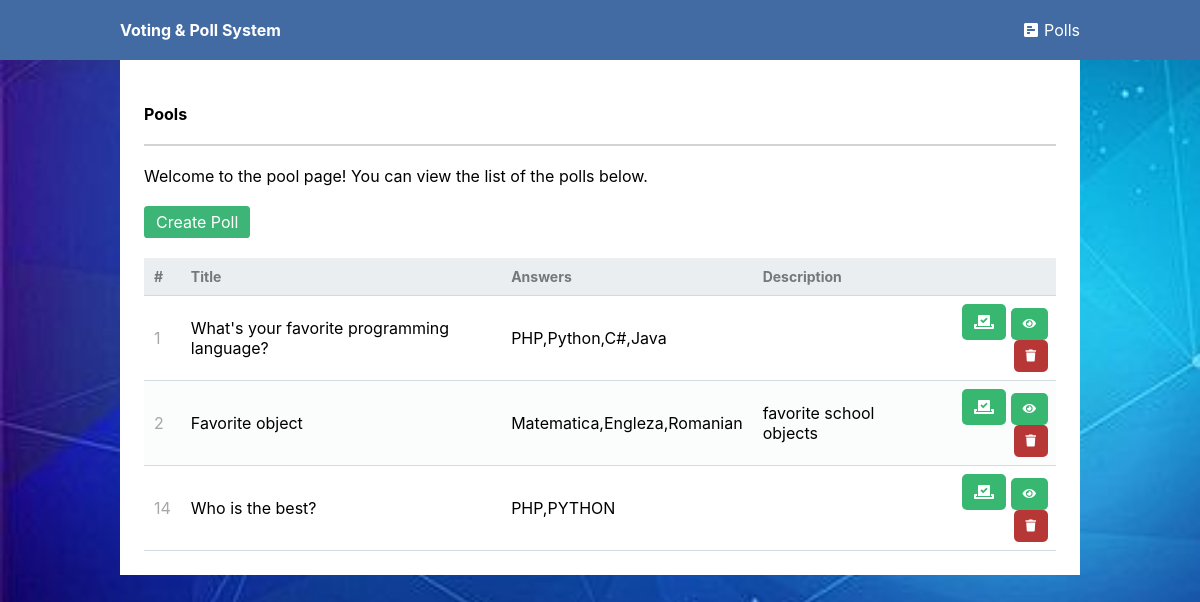
/user_mod/admin.php, run on the app's committed database.
### tables this page shows
CREATE TABLE `polls` (
  `id` int(11) NOT NULL,
  `title` text NOT NULL,
  `desc` text NOT NULL
);

### user_mod/admin.php (the view, shortened to what this page needs)
<?php
	include 'functions.php';
?>
<article class="content_to_center">
	<br>
	<h2>Pools</h2>
	<br>
	<hr>
	<br>
	<p>Welcome to the pool page! You can view the list of the polls below.</p>
	<?php
		print <<<EOT
				<br><button onclick="change_location('create.php')">Create Poll</button><br><br>
				EOT;
	?>
	<table>
        <thead>
            <tr>
                <td>#</td>
                <td>Title</td>
				<td>Answers</td>
				<td>Description</td>
                <td></td>
            </tr>
        </thead>
        <tbody>
        	<?php
				$query ='SELECT p.*, GROUP_CONCAT(pa.title ORDER BY pa.id) AS answers
						 FROM polls p
						 LEFT JOIN poll_answers pa ON pa.poll_id = p.id
						 GROUP BY p.id';
        		$result = mysqli_query($conection, $query);
        		while($polls = mysqli_fetch_assoc($result)){
	        		$id      = $polls['id'];
	        		$title   = $polls['title'];
	        		$answers = $polls['answers'];
	        		$desc    = $polls['desc'];
	        		echo '
			            <tr>
			                <td>'.$id.'</td>
			                <td>'.$title.'</td>
							<td>'.$answers.'</td>
							<td>'.$desc.'</td>
			                <td class="actions">
			                	<a href="vote.php?id='.$id.'" class="view" title="Vote Poll">
			                		<i class="fas fa-vote-yea"></i>
			                	</a>
								<a href="result.php?id='.$id.'" class="view" title="View Poll">
									<i class="fas fa-eye fa-xs"></i>
								</a>
			                    <a href="delete.php?id='.$id.'" class="trash" title="Delete Poll">
			                   		<i class="fas fa-trash fa-xs">
			                    </i></a>
			                </td>
			            </tr>
	      			';
        		}
        	?>
        </tbody>
    </table>
</article>

### css/main.css (style rules this page uses)
* { margin: 0; padding: 0; outline: none; box-sizing: border-box; font-size: 16px; font-family: -apple-system, BlinkMacSystemFont, "segoe ui", roboto, oxygen, ubuntu, cantarell, "fira sans", "droid sans", "helvetica neue", Arial, sans-serif; }
body { background-color: lightblue; background-image: url(../img/backgrounds/result_bg.jpg); background-repeat: no-repeat; background-size: cover; height: 100vh; }
a { text-decoration: none; }
hr { height: 0.3vh; background-color: lightgray; border: none; }
article, form { background-color: white; padding: 2vw; }
button, input[type=submit] { border: none; padding: 0.7vh 1vw; background-color: #3DB577; border-radius: 0.3vw; color: white; }
.content_to_center { width: 80%; margin: 0 auto; }
table { width: 100%; padding-top: 30px; border-collapse: collapse; }
table thead { background-color: #ebeef1; border-bottom: 1px solid #d3dae0; }
table thead td { padding: 10px; font-weight: bold; color: #767779; font-size: 14px; }
table tbody tr { border-bottom: 1px solid #d3dae0; }
table tbody tr:nth-child(even) { background-color: #fbfcfc; }
table tbody tr td { padding: 10px; }
table tbody tr td:nth-child(1) { color: #a5a7a9; }
table tbody tr td.actions { padding: 8px; text-align: right; }
table tbody tr td.actions .view, table tbody tr td.actions .edit, table tbody tr td.actions .trash { display: inline-flex; text-align: right; text-decoration: none; color: #FFFFFF; padding: 10px 12px; border-radius: 5px; }
table tbody tr td.actions .trash { background-color: #b73737; }
table tbody tr td.actions .view { background-color: #37b770; }

### data on the page
polls: id "1", title "What's your favorite programming language?", answers "PHP,Python,C#,Java"
polls: id "2", title "Favorite object", answers "Matematica,Engleza,Romanian", desc "favorite school objects"
polls: id "14", title "Who is the best?", answers "PHP,PYTHON"
